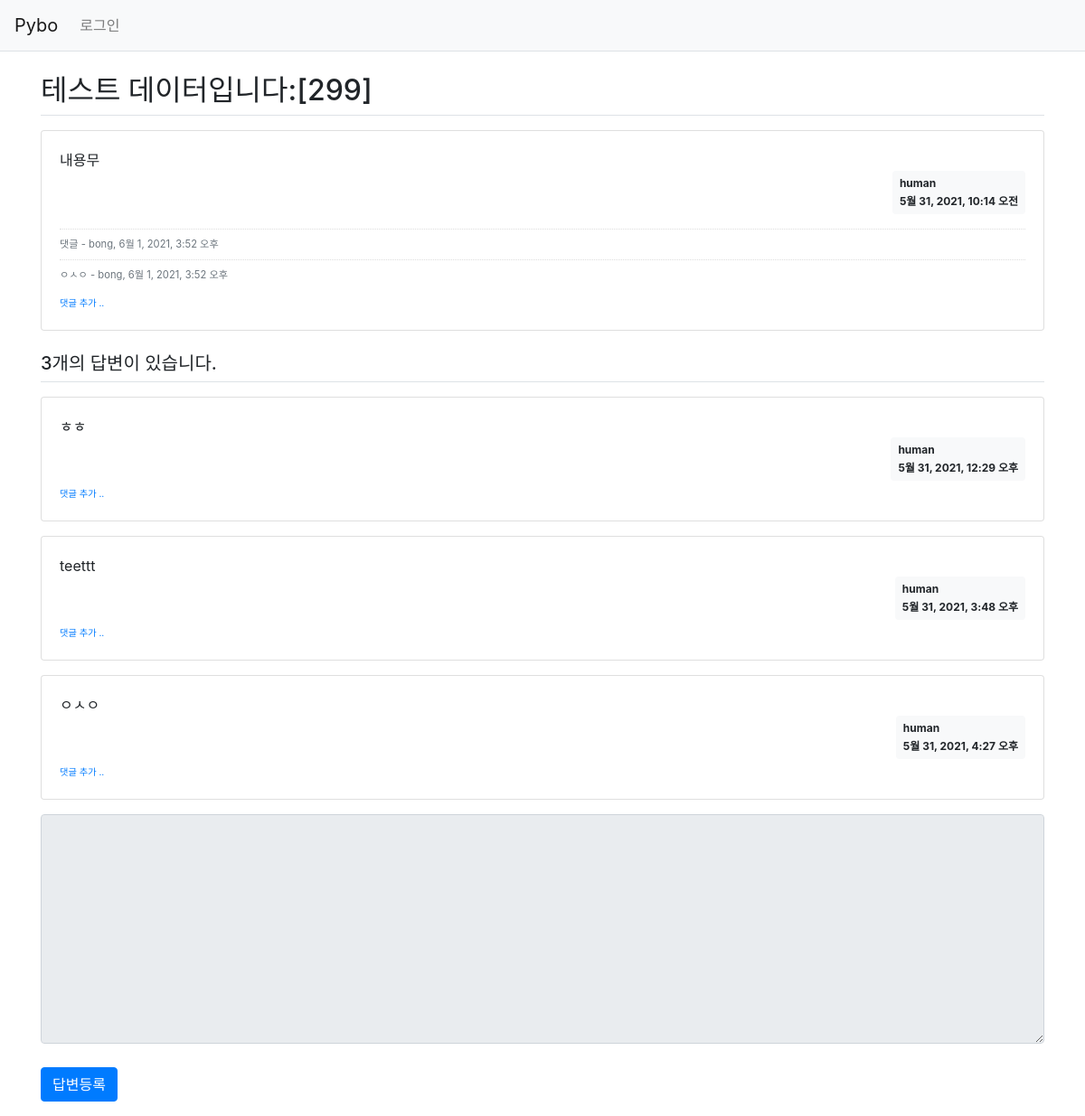
/pybo/304/, run on the app's committed database.
### pybo/models.py (models this page shows, shortened)
class Question(models.Model):
    author = models.ForeignKey(User, on_delete=models.CASCADE)
    modify_date = models.DateTimeField(null=True, blank=True)
    subject = models.CharField(max_length=200)
    content = models.TextField()
    create_date = models.DateTimeField()

class Comment(models.Model):
    author = models.ForeignKey(User, on_delete=models.CASCADE)
    content = models.TextField()
    create_date = models.DateTimeField()
    modify_date = models.DateTimeField(null=True, blank=True)
    question = models.ForeignKey(Question, null=True, blank=True, on_delete=models.CASCADE)
    answer = models.ForeignKey(Answer, null=True, blank=True, on_delete=models.CASCADE)

class Answer(models.Model):
    author = models.ForeignKey(User, on_delete=models.CASCADE, null=True)
    modify_date = models.DateTimeField(null=True, blank=True)
    question = models.ForeignKey(Question, on_delete=models.CASCADE)
    content = models.TextField()
    create_date = models.DateTimeField()

### pybo/views/base_views.py (the view)
def detail(request,question_id):
    question = get_object_or_404(Question, pk=question_id)
    content={'question':question}
    return render(request, 'pybo/question_detail.html', content)

### templates/pybo/question_detail.html (shortened to what this page needs)
{% extends 'base.html' %}
{% block content %}
<div class="container my-3">
    <h2 class="border-bottom py-2">{{ question.subject }}</h2>
    <div class="card my-3">
        <div class="card-body">
            <div class="card-text" style="white-space: pre-line;">{{ question.content }}</div>
            <div class="d-flex justify-content-end">
                <div class="badge badge-light p-2 text-left">
                    <div class="mb-2">{{ question.author.username }}</div>
                    <div>{{ question.create_date }}</div>
                </div>
            </div>
            {% if question.comment_set.count > 0 %}
            <div class="mt-3">
            {% for comment in question.comment_set.all %}
                <div class="comment py-2 text-muted">
                    <span style="white-space: pre-line;">{{ comment.content }}</span>
                    <span>
                        - {{ comment.author }}, {{ comment.create_date }}
                    </span>
                </div>
            {% endfor %}
            </div>
            {% endif %}
            <div>
                <a href="{% url 'pybo:comment_create_question' question.id  %}"
                   class="small"><small>댓글 추가 ..</small></a>
            </div>
        </div>
    </div>
    <h5 class="border-bottom my-3 py-2">{{question.answer_set.count}}개의 답변이 있습니다.</h5>
    {% for answer in question.answer_set.all %}
    <div class="card my-3">
        <div class="card-body">
            <div class="card-text" style="white-space: pre-line;">{{ answer.content }}</div>
            <div class="d-flex justify-content-end">
                <div class="badge badge-light p-2 text-left">
                    <div class="mb-2">{{ answer.author.username }}</div>
                    <div>{{ answer.create_date }}</div>
                </div>
            </div>
            <div>
                <a href="{% url 'pybo:comment_create_answer' answer.id  %}"
                   class="small"><small>댓글 추가 ..</small></a>
            </div>
        </div>
    </div>
    {% endfor %}
    <form action="{% url 'pybo:answer_create' question.id %}" method="post" class="my-3">
        <div class="form-group">
            <textarea {% if not user.is_authenticated %}disabled{% endif %}
              name="content" id="content" class="form-control" rows="10"></textarea>
        </div>
        <input type="submit" value="답변등록" class="btn btn-primary">
    </form>
</div>
{% endblock %}

### static/style.css (style rules this page uses)
textarea { width:100%; }
input[type=submit] { margin-top:10px; }
.comment { border-top:dotted 1px #ddd; font-size:0.7em; }

### data on the page
Question: subject "테스트 데이터입니다:[299]", content "내용무", author.username "human", create_date "5월 31, 2021, 10:14 오전", answer_set.count "3"
Comment: content "댓글", author "bong", create_date "6월 1, 2021, 3:52 오후"
Comment: content "ㅇㅅㅇ", author "bong", create_date "6월 1, 2021, 3:52 오후"
Answer: content "ㅎㅎ", author.username "human", create_date "5월 31, 2021, 12:29 오후"
Answer: content "teettt", author.username "human", create_date "5월 31, 2021, 3:48 오후"
Answer: content "ㅇㅅㅇ", author.username "human", create_date "5월 31, 2021, 4:27 오후"
